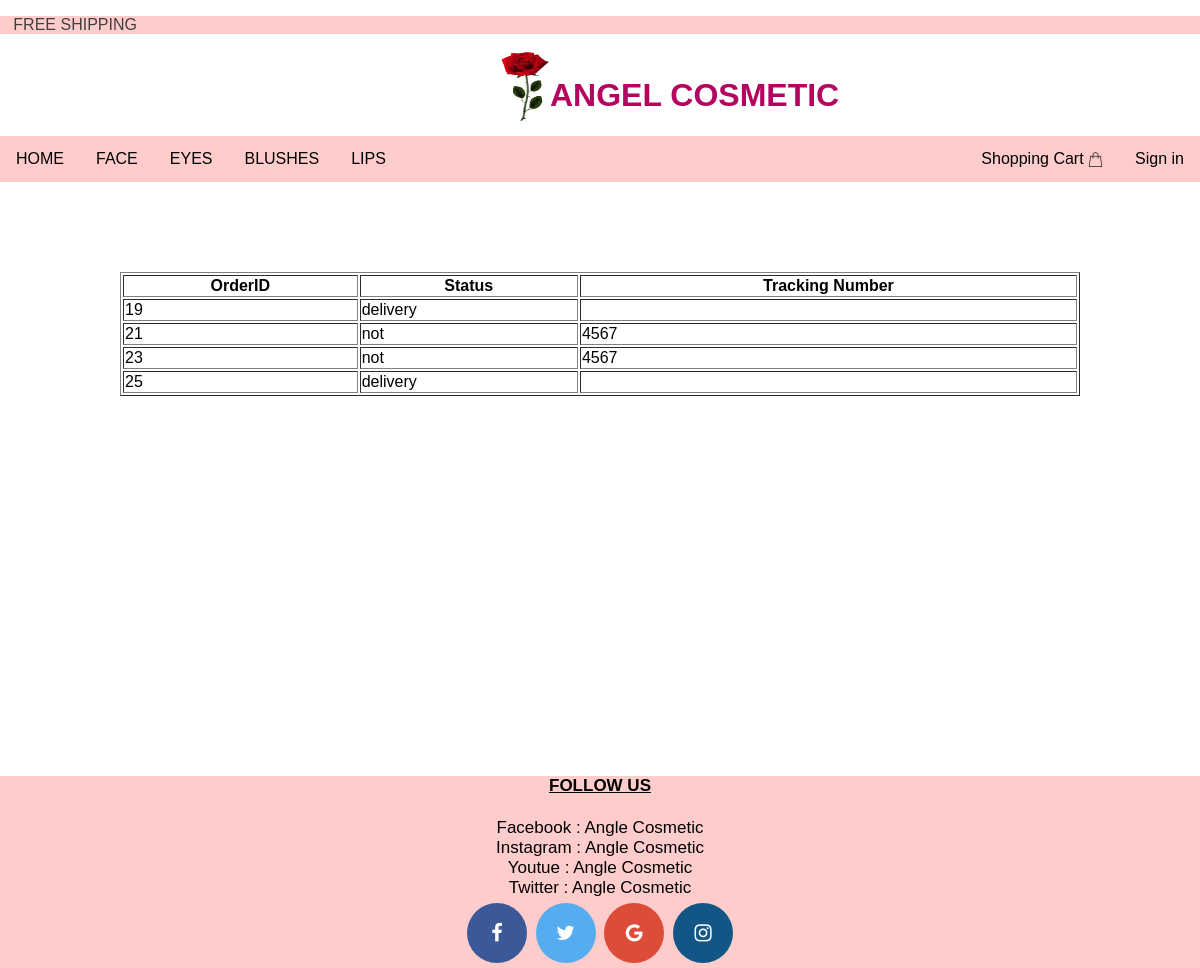
The app's page /1history.php (signed in) with its own data.
### tables this page shows
CREATE TABLE `order` (
  `OrderID` int(11) NOT NULL,
  `AddID` int(11) NOT NULL,
  `UserID` int(11) NOT NULL,
  `status` varchar(255) NOT NULL,
  `trackingNo` varchar(20) NOT NULL
);

### 1history.php (the view, shortened to what this page needs)
<!DOCTYPE html>
<html>
<head>
<link rel="stylesheet" href="https://cdnjs.cloudflare.com/ajax/libs/font-awesome/4.7.0/css/font-awesome.min.css">
</head>
<body>
<link rel="stylesheet" href="stylehome.css">
  <p class="free">&nbsp;&nbsp; FREE SHIPPING&nbsp;&nbsp;
		<div class="rose">
		<img src="rose.png" width="50px" height="70px" style="float:left;">
		<a href="1Home.php"><h1>ANGEL COSMETIC</h1></a>
		</div>
  <head>
</head>
<body>
<ul>
<div class="topnav">
  <li><a href="1Home.php">HOME</a></li>
  <li><a href="1face.php">FACE</a></li>
  <li><a href="1eyes.php">EYES</a></li>
  <li><a href="1blushes.php">BLUSHES</a></li>
  <li><a href="1lips.php">LIPS</a></li>
  <a href="login.php" style="float:right">Sign in</a>
  <a href="showcart.php" style="float:right"> Shopping Cart&nbsp;<img src="bag.png" width="15px" height="15px">  </a>
 </ul>
<main>
		<br><br><br><br><br>
		<div align = center class = table>
		<table border= 1 align=center>
            <tr>
			<th>OrderID</th>
			<th>Status</th>
			<th>Tracking Number</th>
			</tr>
        <?php
   require_once('connect.php');
   $q="SELECT OrderID,status,trackingNo FROM `order` WHERE UserID=$_SESSION[ID]";
   $result=$mysqli->query($q);
    if($result){
    while($row=$result->fetch_array()){
        echo "<tr>";
        echo "<td>".$row['OrderID']."</td>";
        echo "<td>".$row['status']."</td>";
        echo "<td>".$row['trackingNo']."</td>";
        echo "</tr>";
    }
}else{
        echo $mysqli->error;
    }
echo"</table>";
?>
			</div>
			</main>
	<br><br><br><br><br><br><br><br><br><br>
	<div class="us">
    <h4 style=" text-decoration: underline;">FOLLOW US</h4>
    Facebook : Angle Cosmetic<br>
    Instagram : Angle Cosmetic<br>
    Youtue : Angle Cosmetic<br>
    Twitter : Angle Cosmetic<br>
	<a href="#" class="fa fa-facebook"></a>
<a href="#" class="fa fa-twitter"></a>
<a href="#" class="fa fa-google"></a>
<a href="#" class="fa fa-instagram"></a>
    </div>
</body>
</html>

### stylehome.css (style rules this page uses)
body { background: #FFFFFF; }
.free { background: #FFCCCC; color: #404040; font-family: inherit; font-weight: 400; font-style: normal; font-size: 16px; }
.rose { padding-top: 1px; margin-left: 500px; }
h1 { font:impact; color: #B4045F; padding-top: 5px; font-family: inherit; }
* { word-wrap: break-word; }
div { display: block; }
li { display: list-item; text-align: -webkit-match-parent; }
.us { margin-top: 200px; color: #000000; font-size: 17px; background: #FFCCCC; text-align:center; }

### 1history.php (style rules this page uses)
a:link { text-decoration: none; }
ul { list-style-type: none; margin: 0; padding: 0; overflow: hidden; background-color: #333; position: -webkit-sticky; position: sticky; top: 0; }
li { float: left; }
li a { display: block; color: #FF0066; text-align: center; padding: 14px 16px; text-decoration: none; }
body { font-family: Arial; background: #f1f1f1; }
.topnav { overflow: hidden; background-color: #FFCCCC; }
.topnav a { float: left; display: block; color: #000000; text-align: center; padding: 14px 16px; text-decoration: none; }
.fa { padding: 20px; font-size: 20px; width: 60px; text-align: center; text-decoration: none; margin: 5px 2px; border-radius: 50%; }
.fa-facebook { background: #3B5998; color: white; }
.fa-twitter { background: #55ACEE; color: white; }
.fa-google { background: #dd4b39; color: white; }
.fa-instagram { background: #125688; color: white; }
* { box-sizing: border-box }
body { font-family: Verdana, sans-serif; margin:0 }
img { vertical-align: middle; }
table { width: 80%; }

### records on screen
order: OrderID "19", status "delivery"
order: OrderID "21", status "not", trackingNo "4567"
order: OrderID "23", status "not", trackingNo "4567"
order: OrderID "25", status "delivery"
